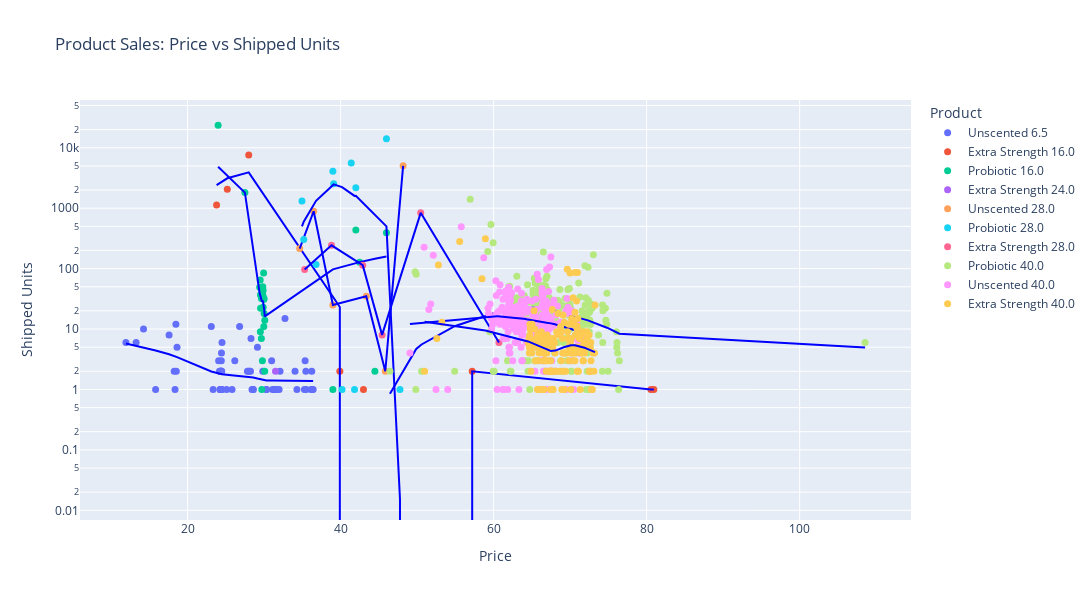

Here is the notebook cell this chart was saved with:
### Markdown cell above
## 3.1 Price vs Quantity Sold

### Code cell
price_quantity = df_tags[['our_price','shipped_units','product']].groupby(
    ['our_price','product']
).sum().reset_index()

fig = px.scatter(
    price_quantity,
    x='our_price',
    y='shipped_units',
    log_y=True,
    color='product',
    # opacity=.5,
    width=1200,
    height=600,
    trendline='lowess', # used when the relationship is curved
    trendline_color_override='blue',
    title='Product Sales: Price vs Shipped Units' 
).update_traces(
    marker=dict(size=7)
).update_layout(
    legend_title_text='Product',
    yaxis_range=[0, None]
).update_xaxes(
    title_text='Price'
).update_yaxes(
    title_text='Shipped Units'
)

fig.show()

### Figure 1 — Plotly figure (JSON) as saved in the notebook; plotly's stock layout.template omitted (floating-point values rounded to 4 significant figures; data arrays with more than 128 entries replaced by an {"elided": "..."} marker saying what was removed)
{"data": [{"hovertemplate": "product=Unscented 6.5<br>our_price=%{x}<br>shipped_units=%{y}<extra></extra>", "legendgroup": "Unscented 6.5", "marker": {"color": "#636efa", "size": 7, "symbol": "circle"}, "mode": "markers", "name": "Unscented 6.5", "orientation": "v", "showlegend": true, "type": "scatter", "x": [11.94, 13.27, 14.24, 15.82, 17.58, 18.25, 18.36, 18.47, 18.52, 18.62, 23.1, 23.34, 24.06, 24.17, 24.24, 24.25, 24.26, 24.33, 24.34, 24.35, 24.39, 24.41, 24.42, 24.43, 24.45, 24.46, 24.49, 24.5, 25.1, 25.81, 26.17, 26.8, 27.82, 27.96, 28.1, 28.22, 28.29, 28.42, 28.57, 28.58, 29.13, 29.83, 30.29, 30.31, 30.99, 31.1, 31.36, 31.45, 31.47, 31.5, 31.53, 31.96, 32.08, 32.73, 34.04, 34.29, 35.27, 35.36, 35.46, 35.51, 36.16, 36.23, 36.25, 36.41], "xaxis": "x", "y": [6.0, 6.0, 10.0, 1.0, 8.0, 2.0, 1.0, 12.0, 2.0, 5.0, 11.0, 1.0, 3.0, 2.0, 2.0, 1.0, 1.0, 1.0, 2.0, 2.0, 2.0, 3.0, 2.0, 4.0, 1.0, 2.0, 1.0, 6.0, 1.0, 1.0, 3.0, 11.0, 2.0, 2.0, 2.0, 2.0, 7.0, 1.0, 1.0, 1.0, 5.0, 2.0, 1.0, 1.0, 3.0, 1.0, 1.0, 1.0, 1.0, 1.0, 1.0, 1.0, 2.0, 15.0, 2.0, 1.0, 1.0, 3.0, 2.0, 1.0, 1.0, 2.0, 1.0, 1.0], "yaxis": "y"}, {"hovertemplate": "<b>LOWESS trendline</b><br><br>product=Unscented 6.5<br>our_price=%{x}<br>shipped_units=%{y} <b>(trend)</b><extra></extra>", "legendgroup": "Unscented 6.5", "line": {"color": "blue"}, "marker": {"color": "#636efa", "size": 7, "symbol": "circle"}, "mode": "lines", "name": "Unscented 6.5", "showlegend": false, "type": "scatter", "x": [11.94, 13.27, 14.24, 15.82, 17.58, 18.25, 18.36, 18.47, 18.52, 18.62, 23.1, 23.34, 24.06, 24.17, 24.24, 24.25, 24.26, 24.33, 24.34, 24.35, 24.39, 24.41, 24.42, 24.43, 24.45, 24.46, 24.49, 24.5, 25.1, 25.81, 26.17, 26.8, 27.82, 27.96, 28.1, 28.22, 28.29, 28.42, 28.57, 28.58, 29.13, 29.83, 30.29, 30.31, 30.99, 31.1, 31.36, 31.45, 31.47, 31.5, 31.53, 31.96, 32.08, 32.73, 34.04, 34.29, 35.27, 35.36, 35.46, 35.51, 36.16, 36.23, 36.25, 36.41], "xaxis": "x", "y": [5.746, 5.286, 4.955, 4.423, 3.82, 3.575, 3.533, 3.491, 3.471, 3.432, 1.981, 1.943, 1.828, 1.811, 1.802, 1.8, 1.799, 1.791, 1.789, 1.789, 1.788, 1.787, 1.786, 1.786, 1.785, 1.785, 1.782, 1.781, 1.75, 1.72, 1.704, 1.672, 1.612, 1.596, 1.588, 1.591, 1.594, 1.597, 1.58, 1.578, 1.516, 1.44, 1.411, 1.409, 1.409, 1.409, 1.408, 1.408, 1.407, 1.407, 1.407, 1.402, 1.4, 1.391, 1.378, 1.376, 1.373, 1.373, 1.373, 1.373, 1.373, 1.374, 1.374, 1.374], "yaxis": "y"}, {"hovertemplate": "product=Extra Strength 16.0<br>our_price=%{x}<br>shipped_units=%{y}<extra></extra>", "legendgroup": "Extra Strength 16.0", "marker": {"color": "#EF553B", "size": 7, "symbol": "circle"}, "mode": "markers", "name": "Extra Strength 16.0", "orientation": "v", "showlegend": true, "type": "scatter", "x": [23.79, 25.19, 27.99, 39.9, 42.99, 57.2, 80.56, 80.94], "xaxis": "x", "y": [1126.0, 2054.0, 7558.0, 2.0, 1.0, 2.0, 1.0, 1.0], "yaxis": "y"}, {"hovertemplate": "<b>LOWESS trendline</b><br><br>product=Extra Strength 16.0<br>our_price=%{x}<br>shipped_units=%{y} <b>(trend)</b><extra></extra>", "legendgroup": "Extra Strength 16.0", "line": {"color": "blue"}, "marker": {"color": "#EF553B", "size": 7, "symbol": "circle"}, "mode": "lines", "name": "Extra Strength 16.0", "showlegend": false, "type": "scatter", "x": [23.79, 25.19, 27.99, 39.9, 42.99, 57.2, 80.56, 80.94], "xaxis": "x", "y": [2415.0, 3125.0, 3913.0, 23.19, -1958.0, 2.0, 1.0, 1.0], "yaxis": "y"}, {"hovertemplate": "product=Probiotic 16.0<br>our_price=%{x}<br>shipped_units=%{y}<extra></extra>", "legendgroup": "Probiotic 16.0", "marker": {"color": "#00cc96", "size": 7, "symbol": "circle"}, "mode": "markers", "name": "Probiotic 16.0", "orientation": "v", "showlegend": true, "type": "scatter", "x": [23.99, 27.49, 29.42, 29.49, 29.51, 29.53, 29.54, 29.6, 29.64, 29.65, 29.7, 29.71, 29.72, 29.78, 29.81, 29.83, 29.87, 29.88, 29.9, 29.91, 29.94, 29.96, 29.97, 29.99, 30.0, 30.08, 30.09, 38.99, 41.99, 42.49, 44.48, 45.99], "xaxis": "x", "y": [23470.0, 1812.0, 49.0, 65.0, 9.0, 37.0, 22.0, 36.0, 7.0, 32.0, 1.0, 39.0, 35.0, 3.0, 38.0, 50.0, 44.0, 23.0, 34.0, 31.0, 85.0, 11.0, 31.0, 32.0, 18.0, 2.0, 14.0, 1.0, 436.0, 128.0, 2.0, 393.0], "yaxis": "y"}, {"hovertemplate": "<b>LOWESS trendline</b><br><br>product=Probiotic 16.0<br>our_price=%{x}<br>shipped_units=%{y} <b>(trend)</b><extra></extra>", "legendgroup": "Probiotic 16.0", "line": {"color": "blue"}, "marker": {"color": "#00cc96", "size": 7, "symbol": "circle"}, "mode": "lines", "name": "Probiotic 16.0", "showlegend": false, "type": "scatter", "x": [23.99, 27.49, 29.42, 29.49, 29.51, 29.53, 29.54, 29.6, 29.64, 29.65, 29.7, 29.71, 29.72, 29.78, 29.81, 29.83, 29.87, 29.88, 29.9, 29.91, 29.94, 29.96, 29.97, 29.99, 30.0, 30.08, 30.09, 38.99, 41.99, 42.49, 44.48, 45.99], "xaxis": "x", "y": [4853.0, 1810.0, 39.04, 35.55, 34.66, 33.81, 33.39, 31.06, 29.67, 29.34, 28.51, 28.58, 28.54, 29.05, 29.1, 28.98, 27.74, 27.35, 26.52, 26.08, 24.71, 23.74, 23.24, 22.2, 21.66, 16.9, 16.24, 97.03, 123.6, 128.0, 145.6, 159.0], "yaxis": "y"}, {"hovertemplate": "product=Extra Strength 24.0<br>our_price=%{x}<br>shipped_units=%{y}<extra></extra>", "legendgroup": "Extra Strength 24.0", "marker": {"color": "#ab63fa", "size": 7, "symbol": "circle"}, "mode": "markers", "name": "Extra Strength 24.0", "orientation": "v", "showlegend": true, "type": "scatter", "x": [31.49], "xaxis": "x", "y": [2.0], "yaxis": "y"}, {"hovertemplate": "product=Extra Strength 24.0<extra></extra>", "legendgroup": "Extra Strength 24.0", "line": {"color": "blue"}, "marker": {"color": "#ab63fa", "size": 7, "symbol": "circle"}, "mode": "lines", "name": "Extra Strength 24.0", "showlegend": false, "type": "scatter", "xaxis": "x", "yaxis": "y"}, {"hovertemplate": "product=Unscented 28.0<br>our_price=%{x}<br>shipped_units=%{y}<extra></extra>", "legendgroup": "Unscented 28.0", "marker": {"color": "#FFA15A", "size": 7, "symbol": "circle"}, "mode": "markers", "name": "Unscented 28.0", "orientation": "v", "showlegend": true, "type": "scatter", "x": [34.65, 36.48, 38.99, 43.35, 45.84, 48.17], "xaxis": "x", "y": [215.0, 890.0, 25.0, 35.0, 2.0, 5019.0], "yaxis": "y"}, {"hovertemplate": "<b>LOWESS trendline</b><br><br>product=Unscented 28.0<br>our_price=%{x}<br>shipped_units=%{y} <b>(trend)</b><extra></extra>", "legendgroup": "Unscented 28.0", "line": {"color": "blue"}, "marker": {"color": "#FFA15A", "size": 7, "symbol": "circle"}, "mode": "lines", "name": "Unscented 28.0", "showlegend": false, "type": "scatter", "x": [34.65, 36.48, 38.99, 43.35, 45.84, 48.17], "xaxis": "x", "y": [215.0, 890.0, 25.0, 35.0, 2.0, 5019.0], "yaxis": "y"}, {"hovertemplate": "product=Probiotic 28.0<br>our_price=%{x}<br>shipped_units=%{y}<extra></extra>", "legendgroup": "Probiotic 28.0", "marker": {"color": "#19d3f3", "size": 7, "symbol": "circle"}, "mode": "markers", "name": "Probiotic 28.0", "orientation": "v", "showlegend": true, "type": "scatter", "x": [34.95, 35.18, 36.79, 38.99, 39.09, 40.19, 41.39, 41.82, 41.99, 45.99, 47.76, 61.98], "xaxis": "x", "y": [1309.0, 302.0, 117.0, 4098.0, 2533.0, 1.0, 5612.0, 1.0, 2175.0, 14130.0, 1.0, 12.0], "yaxis": "y"}, {"hovertemplate": "<b>LOWESS trendline</b><br><br>product=Probiotic 28.0<br>our_price=%{x}<br>shipped_units=%{y} <b>(trend)</b><extra></extra>", "legendgroup": "Probiotic 28.0", "line": {"color": "blue"}, "marker": {"color": "#19d3f3", "size": 7, "symbol": "circle"}, "mode": "lines", "name": "Probiotic 28.0", "showlegend": false, "type": "scatter", "x": [34.95, 35.18, 36.79, 38.99, 39.09, 40.19, 41.39, 41.82, 41.99, 45.99, 47.76, 61.98], "xaxis": "x", "y": [500.0, 598.2, 1323.0, 2351.0, 2474.0, 2235.0, 1715.0, 1595.0, 1598.0, 500.1, 0.01539, -0.4982], "yaxis": "y"}, {"hovertemplate": "product=Extra Strength 28.0<br>our_price=%{x}<br>shipped_units=%{y}<extra></extra>", "legendgroup": "Extra Strength 28.0", "marker": {"color": "#FF6692", "size": 7, "symbol": "circle"}, "mode": "markers", "name": "Extra Strength 28.0", "orientation": "v", "showlegend": true, "type": "scatter", "x": [35.3, 38.81, 42.89, 45.42, 50.47, 60.7], "xaxis": "x", "y": [97.0, 243.0, 114.0, 8.0, 838.0, 6.0], "yaxis": "y"}, {"hovertemplate": "<b>LOWESS trendline</b><br><br>product=Extra Strength 28.0<br>our_price=%{x}<br>shipped_units=%{y} <b>(trend)</b><extra></extra>", "legendgroup": "Extra Strength 28.0", "line": {"color": "blue"}, "marker": {"color": "#FF6692", "size": 7, "symbol": "circle"}, "mode": "lines", "name": "Extra Strength 28.0", "showlegend": false, "type": "scatter", "x": [35.3, 38.81, 42.89, 45.42, 50.47, 60.7], "xaxis": "x", "y": [97.0, 243.0, 114.0, 8.0, 838.0, 6.0], "yaxis": "y"}, {"hovertemplate": "product=Probiotic 40.0<br>our_price=%{x}<br>shipped_units=%{y}<extra></extra>", "legendgroup": "Probiotic 40.0", "marker": {"color": "#B6E880", "size": 7, "symbol": "circle"}, "mode": "markers", "name": "Probiotic 40.0", "orientation": "v", "showlegend": true, "type": "scatter", "x": {"elided": "272 float values"}, "xaxis": "x", "y": {"elided": "272 float values"}, "yaxis": "y"}, {"hovertemplate": "<b>LOWESS trendline</b><br><br>product=Probiotic 40.0<br>our_price=%{x}<br>shipped_units=%{y} <b>(trend)</b><extra></extra>", "legendgroup": "Probiotic 40.0", "line": {"color": "blue"}, "marker": {"color": "#B6E880", "size": 7, "symbol": "circle"}, "mode": "lines", "name": "Probiotic 40.0", "showlegend": false, "type": "scatter", "x": {"elided": "272 float values"}, "xaxis": "x", "y": {"elided": "272 float values"}, "yaxis": "y"}, {"hovertemplate": "product=Unscented 40.0<br>our_price=%{x}<br>shipped_units=%{y}<extra></extra>", "legendgroup": "Unscented 40.0", "marker": {"color": "#FF97FF", "size": 7, "symbol": "circle"}, "mode": "markers", "name": "Unscented 40.0", "orientation": "v", "showlegend": true, "type": "scatter", "x": {"elided": "249 float values"}, "xaxis": "x", "y": {"elided": "249 float values"}, "yaxis": "y"}, {"hovertemplate": "<b>LOWESS trendline</b><br><br>product=Unscented 40.0<br>our_price=%{x}<br>shipped_units=%{y} <b>(trend)</b><extra></extra>", "legendgroup": "Unscented 40.0", "line": {"color": "blue"}, "marker": {"color": "#FF97FF", "size": 7, "symbol": "circle"}, "mode": "lines", "name": "Unscented 40.0", "showlegend": false, "type": "scatter", "x": {"elided": "249 float values"}, "xaxis": "x", "y": {"elided": "249 float values"}, "yaxis": "y"}, {"hovertemplate": "product=Extra Strength 40.0<br>our_price=%{x}<br>shipped_units=%{y}<extra></extra>", "legendgroup": "Extra Strength 40.0", "marker": {"color": "#FECB52", "size": 7, "symbol": "circle"}, "mode": "markers", "name": "Extra Strength 40.0", "orientation": "v", "showlegend": true, "type": "scatter", "x": {"elided": "171 float values"}, "xaxis": "x", "y": {"elided": "171 float values"}, "yaxis": "y"}, {"hovertemplate": "<b>LOWESS trendline</b><br><br>product=Extra Strength 40.0<br>our_price=%{x}<br>shipped_units=%{y} <b>(trend)</b><extra></extra>", "legendgroup": "Extra Strength 40.0", "line": {"color": "blue"}, "marker": {"color": "#FECB52", "size": 7, "symbol": "circle"}, "mode": "lines", "name": "Extra Strength 40.0", "showlegend": false, "type": "scatter", "x": {"elided": "171 float values"}, "xaxis": "x", "y": {"elided": "171 float values"}, "yaxis": "y"}], "layout": {"height": 600, "legend": {"title": {"text": "Product"}, "tracegroupgap": 0}, "title": {"text": "Product Sales: Price vs Shipped Units"}, "width": 1200, "xaxis": {"anchor": "y", "domain": [0, 1], "title": {"text": "Price"}}, "yaxis": {"anchor": "x", "domain": [0, 1], "range": [0, null], "title": {"text": "Shipped Units"}, "type": "log"}}}
